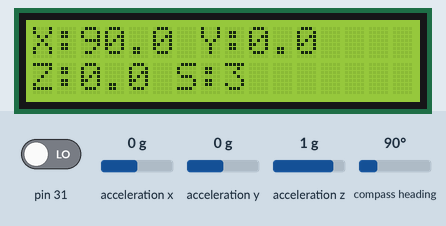
This sketch was run on a simulated Arduino Mega 2560, built with avr-gcc and run on an emulated ATmega2560. Parts: 16×2 character LCD. The inputs (shaded band) are chosen by the test bench; at power-on: pin 31 LOW, acceleration x 0 g, acceleration y 0 g, acceleration z 1 g, compass heading 90°. What the sketch prints to the serial monitor is not drawn.

Above: at 5.4 s.
5.5 s: pin 31 driven HIGH
At 5.9 s:
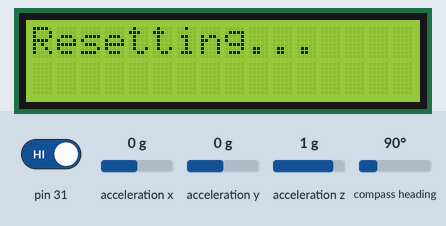
8.5 s: acceleration x set to -1.4 g
At 8.73 s:
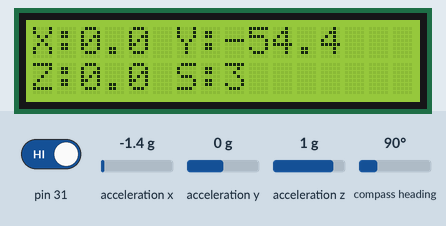
10.1 s: acceleration y set to -1.4 g
At 10.67 s:
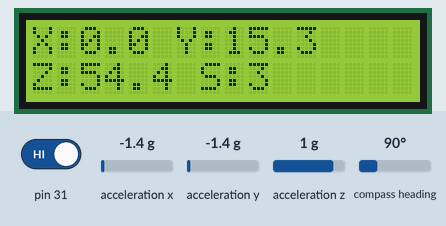
12.2 s: acceleration z set to -1.4 g
At 12.61 s:
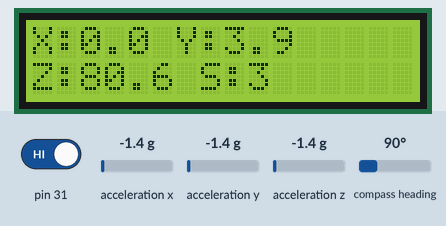
14.0 s: compass heading set to 7°
At 14.55 s:
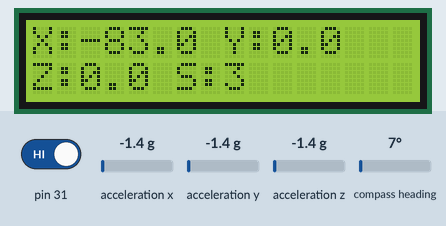
16.1 s: pin 31 driven LOW
Timing chart, 0 to 18.9 s (numbered marks = the images above; inputs shaded):
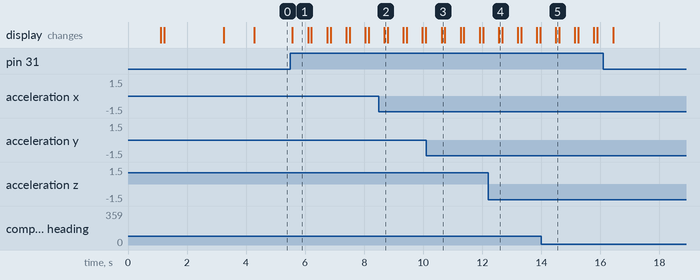

The sketch:

teensyLCDIMU.ino
```cpp
#include <Wire.h>
#include <Adafruit_Sensor.h>
#include <Adafruit_BNO055.h>
#include <utility/imumaths.h>
#include <LiquidCrystal_I2C.h>

/* Set the delay between fresh samples */
#define BNO055_SAMPLERATE_DELAY_MS (100)

// BNO055 sensor setup
Adafruit_BNO055 bno = Adafruit_BNO055(55, 0x28, &Wire);

// LCD setup
LiquidCrystal_I2C lcd(0x27, 16, 2);

// Calibration offsets
float w = 0;
float x = 0;
float y = 0;
float z = 0;

/**************************************************************************/
/*
    Display sensor calibration status
*/
/**************************************************************************/
void displayCalStatus(void)
{
  uint8_t system, gyro, accel, mag;
  system = gyro = accel = mag = 0;
  bno.getCalibration(&system, &gyro, &accel, &mag);

  Serial.print("\t");
  if (!system)
  {
    Serial.print("! ");
  }

  Serial.print("Sys:");
  Serial.print(system, DEC);
  Serial.print(" G:");
  Serial.print(gyro, DEC);
  Serial.print(" A:");
  Serial.print(accel, DEC);
  Serial.print(" M:");
  Serial.print(mag, DEC);
}

/**************************************************************************/
/*
    Arduino setup function (automatically called at startup)
*/
/**************************************************************************/
void setup(void)
{
  Serial.begin(115200);

  // Initialize LCD
  Wire.begin();
  lcd.init();
  lcd.backlight();
  lcd.setCursor(0, 0);
  lcd.print("Initializing...");

  while (!Serial) delay(10);

  Serial.println("Orientation Sensor Test");
  Serial.println("");

  /* Initialise the sensor */
  if(!bno.begin())
  {
    Serial.print("Ooops, no BNO055 detected ... Check your wiring or I2C ADDR!");
    lcd.clear();
    lcd.setCursor(0, 0);
    lcd.print("BNO055 Error!");
    lcd.setCursor(0, 1);
    lcd.print("Check Wiring");
    while(1);
  }

  delay(1000);

  bno.setExtCrystalUse(true);

  Calibrate();

  lcd.clear();
  lcd.setCursor(0, 0);
  lcd.print("Ready!");
  delay(1000);
}

/**************************************************************************/
/*
    Main loop
*/
/**************************************************************************/
void loop(void)
{
  /* Get a new sensor event */
  sensors_event_t event;
  bno.getEvent(&event);

  // Calculate relative orientations
  float xr, yr, zr;

  if(event.orientation.x - x >= 360){
    xr = event.orientation.x - x - 360;
  }else{
    xr = event.orientation.x - x;
  }

  if(event.orientation.y - y >= 90){
    yr = 90 - (event.orientation.y - y - 90);
  }else if(event.orientation.y - y <= -90){
    yr = -90 - (event.orientation.y - y + 90);
  }else{
    yr = event.orientation.y - y;
  }

  if(event.orientation.z - z <= -180){
    zr = event.orientation.z - z + 360;
  }else if(event.orientation.z - z >= 180){
    zr = event.orientation.z - z - 360;
  }else{
    zr = event.orientation.z - z;
  }

  // Display on Serial Monitor
  Serial.print("Xr: ");
  Serial.print(xr, 4);
  Serial.print("\tYr: ");
  Serial.print(yr, 4);
  Serial.print("\tZr: ");
  Serial.print(zr, 4);
  Serial.print("\tX: ");
  Serial.print(event.orientation.x, 4);
  Serial.print("\tY: ");
  Serial.print(event.orientation.y, 4);
  Serial.print("\tZ: ");
  Serial.print(event.orientation.z, 4);

  displayCalStatus();
  Serial.println("");

  // Display on LCD (showing relative orientation)
  lcd.clear();
  lcd.setCursor(0, 0);
  lcd.print("X:");
  lcd.print(xr, 1);  // 1 decimal place to fit more data
  lcd.print(" Y:");
  lcd.print(yr, 1);

  lcd.setCursor(0, 1);
  lcd.print("Z:");
  lcd.print(zr, 1);

  // Optional: Display calibration status on LCD
  uint8_t system, gyro, accel, mag;
  bno.getCalibration(&system, &gyro, &accel, &mag);
  lcd.print(" S:");
  lcd.print(system);

  /* Wait the specified delay before requesting next data */
  delay(BNO055_SAMPLERATE_DELAY_MS);

  // Check for calibration reset button
  if(digitalRead(31)){
    CalibrateEuler(event);
  }
}

/**************************************************************************/
/*
    Reset orientation to current position
*/
/**************************************************************************/
void CalibrateEuler(sensors_event_t e){
  Serial.println("reset");
  lcd.clear();
  lcd.setCursor(0, 0);
  lcd.print("Resetting...");

  x = e.orientation.x;
  y = e.orientation.y;
  z = e.orientation.z;

  delay(500);
}

/**************************************************************************/
/*
    Calibration routine
*/
/**************************************************************************/
void Calibrate(void){
  bool isCalibrated = false;

  lcd.clear();
  lcd.setCursor(0, 0);
  lcd.print("Calibrating...");

  while(!isCalibrated){
    uint8_t system, gyro, accel, mag;
    system = gyro = accel = mag = 0;
    bno.getCalibration(&system, &gyro, &accel, &mag);

    Serial.print("\t");
    if (!system)
    {
      Serial.print("! ");
    }

    sensors_event_t event;
    bno.getEvent(&event);

    // Display calibration status on Serial
    Serial.print("Sys:");
    Serial.print(system, DEC);
    Serial.print(" G:");
    Serial.print(gyro, DEC);
    Serial.print(" A:");
    Serial.print(accel, DEC);
    Serial.print(" M:");
    Serial.print(mag, DEC);
    Serial.print("\tX: ");
    Serial.print(event.orientation.x, 4);
    Serial.print("\tY: ");
    Serial.print(event.orientation.y, 4);
    Serial.print("\tZ: ");
    Serial.print(event.orientation.z, 4);
    Serial.println("");

    // Display calibration status on LCD
    lcd.setCursor(0, 1);
    lcd.print("S:");
    lcd.print(system);
    lcd.print(" G:");
    lcd.print(gyro);
    lcd.print(" M:");
    lcd.print(mag);

    delay(BNO055_SAMPLERATE_DELAY_MS);

    if((system == 3) && (gyro == 3) && (mag == 3)){
      Serial.println("\nCalibration Complete\n");
      lcd.clear();
      lcd.setCursor(0, 0);
      lcd.print("Calibration");
      lcd.setCursor(0, 1);
      lcd.print("Complete!");
      delay(2000);
      isCalibrated = true;
    }
  }
}
```

Measured:
- after the input at 5.5 s, the display: changes after 0.07 s (image 1)
- after the input at 8.5 s, the display: changes after 0.18 s (image 2)
- after the input at 10.1 s, the display: changes after 0.52 s (image 3)
- after the input at 12.2 s, the display: changes after 0.36 s (image 4)
- after the input at 14.0 s, the display: changes after 0.49 s (image 5)
- what the display in image 1 shows lasts 0.5 s, from 5.6 s to 6.1 s
